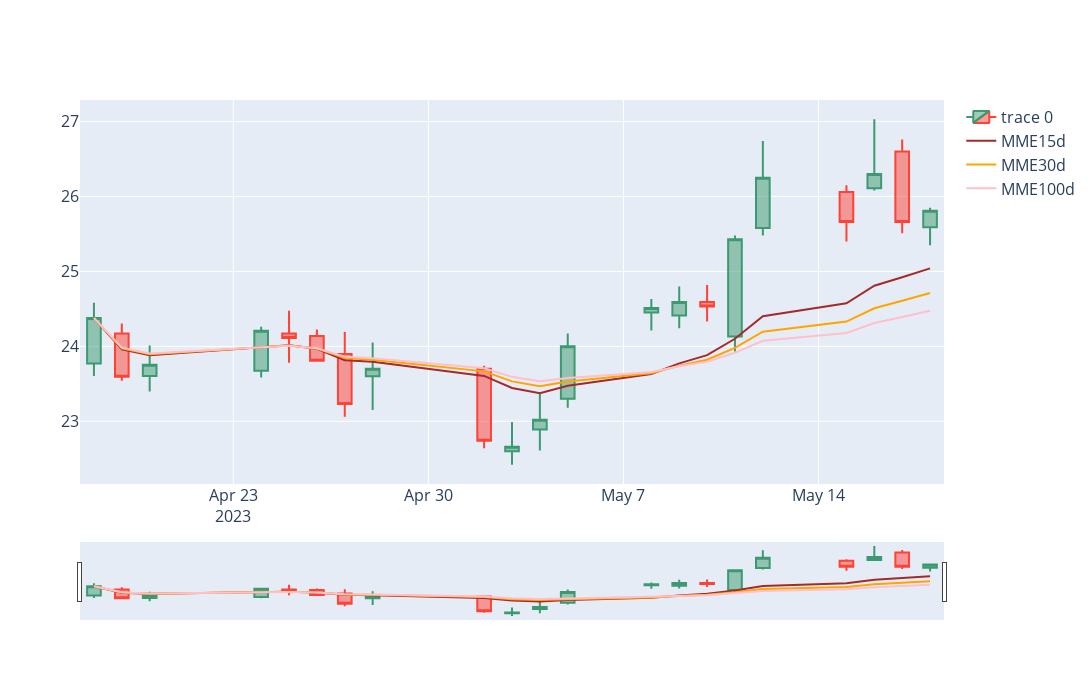

Notebook code cell kept with this figure:
### Code cell
#grafico
candlestick = go.Candlestick(x=df.index,
                             open=df['Open'],
                             high=df['High'],
                             low=df['Low'],
                             close=df['Close']
)

lines_me15 = go.Scatter(
                       x=df.index,
                       y=df['MME15d'],
                       mode='lines',
                       line_color='brown',
                       name='MME15d')

lines_me30 = go.Scatter(
                       x=df.index,
                       y=df['MME30d'],
                       mode='lines',
                       line_color='orange',
                       name='MME30d')


lines_me100 = go.Scatter(
                       x=df.index,
                       y=df['MME100d'],
                       mode='lines',
                       line_color='pink',
                       name='MME100d')



fig = go.Figure(data=[candlestick])
fig.update_traces(marker_autocolorscale=False, selector=dict(type='bar'))
fig.update_layout(width=1800, height=700, font_size=16, dragmode='zoom')

fig.add_trace(lines_me15)
fig.add_trace(lines_me30)
fig.add_trace(lines_me100)


fig.show()
